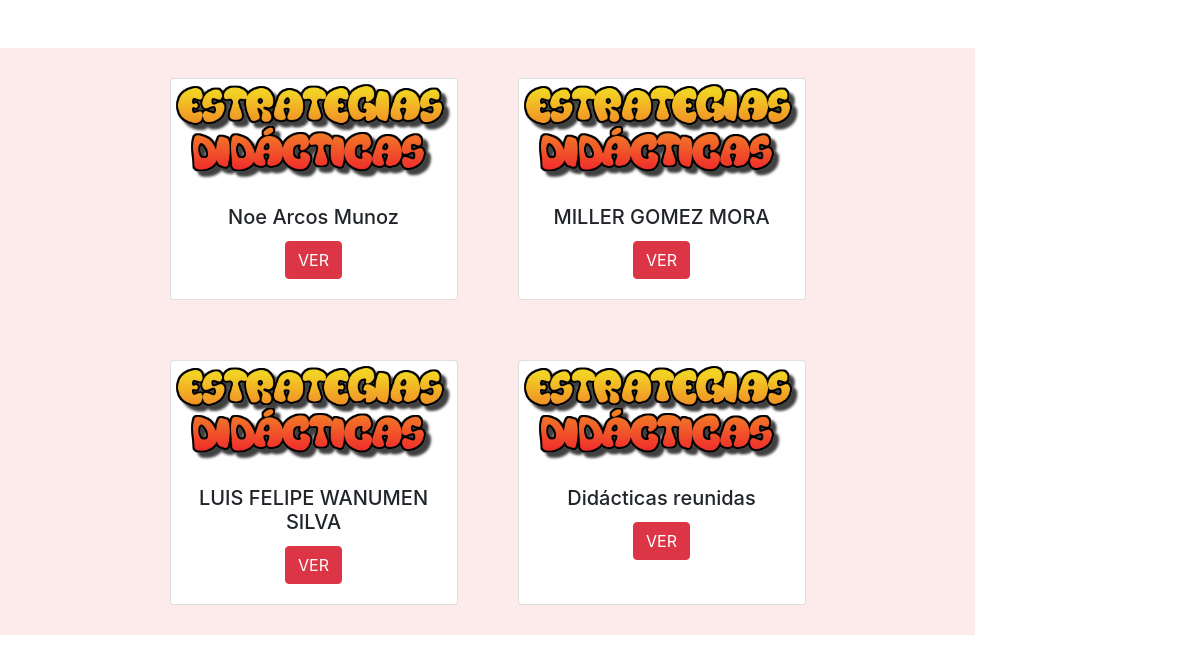
Screenshot of /materiasDidacticas/materiasSegunProfesor.php?codigo=15 with the database file from the repository.
### tables this page shows
CREATE TABLE `res_espacio` (
  `codigo` int(11) NOT NULL,
  `nombre` varchar(100) DEFAULT NULL,
  `codigo_componente` int(11) DEFAULT NULL
);

CREATE TABLE `res_profesor` (
  `codigo` int(11) NOT NULL,
  `nombre` varchar(100) NOT NULL,
  `apellido` varchar(100) NOT NULL,
  `cedula` varchar(50) DEFAULT NULL,
  `clave` varchar(50) DEFAULT NULL
);

### materiasDidacticas/materiasSegunProfesor.php (the view, shortened to what this page needs)
<?php
require '../environmentConexion.php';
$codigoMateria = $_GET['codigo'];
$sql="SELECT DISTINCT p.nombre AS profesor, p.apellido profesorApellido, p.codigo AS codigoProfesor,
e.codigo AS codigoMateria FROM res_espacio AS e
JOIN res_asignacion_didactica AS a ON (e.codigo = a.codigo_espacio)
JOIN res_profesor AS p ON (p.codigo = a.codigo_profesor) WHERE e.codigo = $codigoMateria";
$resultado = $mysqli->query($sql);
?>
<!DOCTYPE html>
<html>
<head>
    <link rel="stylesheet" href="../materiasDidacticas/css/styleCargarMaterias.css">
    <link rel="stylesheet" href="https://cdn.jsdelivr.net/npm/bootstrap@4.5.3/dist/css/bootstrap.min.css"
>
</head>
<body>
    <br>
    <br>
    <div class="container-fluid d-flex justify-content-center">
    <form class="form-horizontal" method="POST" action="./didacticasSegunProfesor.php" autocomplete="off">
        <div class="row col-lg-10 d-flex justify-content-center">
            <?php while($row = $resultado->fetch_array(MYSQLI_ASSOC)) {?>
                <div class="card" style="width: 18rem;">
                        <img class="card-img-top" src="../images/estrategiasDidacticas.png" alt="Card image cap">
                        <div class="card-body">
                            <h5 class="card-title" >
                                <?php  echo $row['profesor']," ", $row['profesorApellido']?></h5>
                            <div class="centrarBoton">
                                    <a  class="btn btn-danger" href="./didacticasSegunProfesor.php?codigoMateria=<?php echo $codigoMateria;?>&codigoProfesor=<?php  echo $row['codigoProfesor'];?>"
                               >VER</a>
                            </div>
                        </div>
                    </div>
            <?php } ?>
            </form>
            <div class="card" style="width: 18rem;">
                <img class="card-img-top" src="../images/estrategiasDidacticas.png" alt="Card image cap">
                <div class="card-body">
                    <h5 class="card-title">Didácticas reunidas</h5>
                    <div class="centrarBoton">
                        <a  class="btn btn-danger" href="./didacticasSegunMateria.php?codigoMateria=<?php echo $codigoMateria?>"
                               >VER</a>
                    </div>
                </div>
            </div>
        </div>
</body>

### materiasDidacticas/css/styleCargarMaterias.css (style rules this page uses)
.card { margin: 30px; }
.card-title { text-align: center; }
body { text-align: center; }
.row { background-color: #fdeaeb; }
.centrarBoton { text-align: center; }

### rows the page displays
res_espacio: res_profesor.nombre "Noe", res_profesor.apellido "Arcos Munoz", res_profesor.nombre "MILLER", res_profesor.apellido "GOMEZ MORA", res_profesor.nombre "LUIS FELIPE", res_profesor.apellido "WANUMEN SILVA"
